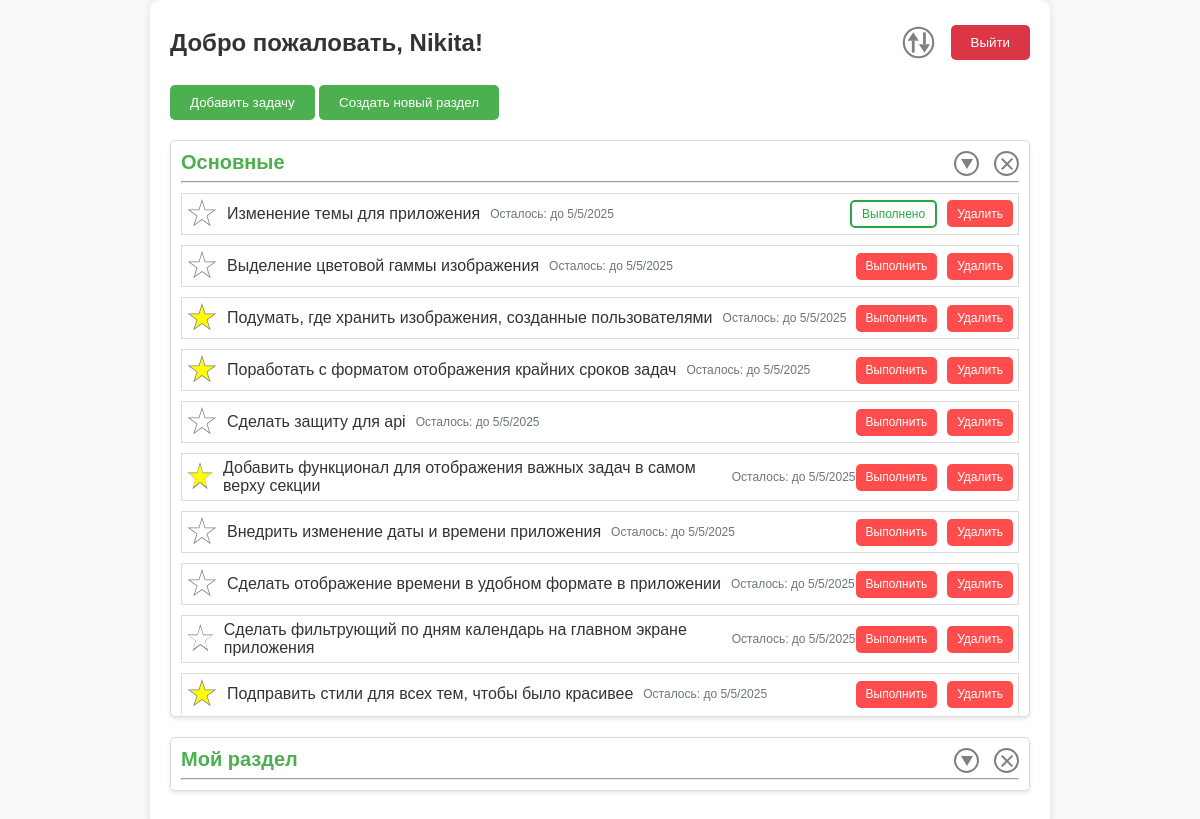
/issue_tracker/main (signed in), run on the app's committed database.
### issue_tracker/models.py (models this page shows, shortened)
class TaskSection(models.Model):
    user = models.ForeignKey(User, on_delete=models.CASCADE)
    title = models.CharField(max_length=100)
    class Meta:
        verbose_name = 'Секция'
        verbose_name_plural = 'Секции'

class Task(models.Model):
    title = models.CharField(max_length=200, verbose_name='Название задачи')
    is_completed = models.BooleanField(default=False, verbose_name='Отметка о выполнении')
    is_important = models.BooleanField(default=False, verbose_name='Отметка о внесении задачи в раздел важных')
    section_id = models.ForeignKey(TaskSection, on_delete=models.CASCADE)
    time_created = models.DateTimeField(auto_now_add=True, verbose_name='Время создания')
    deadline_date = models.DateField(blank=True, null=True, verbose_name='Крайний срок выполнения задачи')
    deadline_time = models.TimeField(blank=True, null=True, verbose_name='Крайнее время выполнения задачи')
    user = models.ForeignKey(User, on_delete=models.CASCADE, related_name='tasks', verbose_name='Пользователь')
    def get_deadline(self):
        if self.deadline_date and self.deadline_time:
            return datetime.datetime.combine(self.deadline_date, self.deadline_time)
        elif self.deadline_date:
            return datetime.datetime.combine(self.deadline_date, datetime.time.min)
        return None
    class Meta:
        verbose_name = 'Задача'
        verbose_name_plural = 'Задачи'

### issue_tracker/views.py (the view, shortened to what this page needs)
# urls.py: path("main", IndexView.as_view(), name="main"),
class IndexView(TemplateView):
    template_name = 'issue_tracker.html'  # Указываем шаблон
    def get_context_data(self, **kwargs):
        context = super().get_context_data(**kwargs)  # Получаем базовый контекст
        context.update(IssueTrackerContext.get_context_for_index_page(self.request))
        return context

### issue_tracker/services.py (called while the page is built)
    @staticmethod
    def get_context_for_index_page(request: Any) -> dict[str, Any]:
        ctx = {
            'sections': DataBaseObjectsProcessing.get_objects_owned_by_user(TaskSection, request.user),
            'tasks': DataBaseObjectsProcessing.get_objects_owned_by_user(Task, request.user),
            "user_settings": DataBaseObjectsProcessing.get_objects_owned_by_user(UserSettings, request.user)[0]
        }
        return ctx

### utils/DataBaseObjectsProcessing.py (called while the page is built)
    @staticmethod
    def get_objects_owned_by_user(model_class: Type, user: Any) -> QuerySet:
        return model_class.objects.filter(user=user)

### issue_tracker/templates/issue_tracker.html (shortened to what this page needs)
<!DOCTYPE html>
{% load static %}
<html lang="ru">
<head>
    <link rel="stylesheet" type="text/css" href="{% static 'issue_tracker/css/main_page.css' %}">
    <link rel="stylesheet" type="text/css" href="{% static 'issue_tracker/css/modal_styles.css' %}">
    <link rel="stylesheet" type="text/css" href="{% static 'issue_tracker/css/delete_section_btn.css' %}">
    <link rel="stylesheet" type="text/css" href="{% static 'issue_tracker/css/toggle_section_btn.css' %}">
    <link rel="stylesheet" type="text/css" href="{% static 'issue_tracker/css/task_deadline.css' %}">
    <link rel="stylesheet" type="text/css" href="{% static 'issue_tracker/css/buttons_for_main_content.css' %}">
    <link rel="stylesheet" type="text/css" href="{% static 'issue_tracker/css/section_content.css' %}">
    <link rel="stylesheet" type="text/css" href="{% static 'issue_tracker/css/task_content.css' %}">
    <link rel="stylesheet" type="text/css" href="{% static 'issue_tracker/css/favorite_buttons.css' %}">
    <link rel="stylesheet" type="text/css" href="{% static 'issue_tracker/css/filter_buttons.css' %}">
    <link rel="stylesheet" type="text/css" href="{% static 'issue_tracker/css/date-picker.css' %}">
    <link id="theme-style" rel="stylesheet" href="{% static 'css/'|add:user_settings.theme|add:'-theme.css' %}">
    <link rel="stylesheet" href="https://cdn.jsdelivr.net/npm/flatpickr/dist/flatpickr.min.css">
</head>
<body>
    <div class="container">
        <div class="header">
            <h1>Добро пожаловать, {{ user.username }}!</h1>
            <div class="buttons-container">
                <button class="filter-button-main">
                    <div class="arrow-up"></div>
                    <div class="arrow-down"></div>
                </button>
                <button class="logout-button" onclick="location.href='{% url 'authorization:profile' %}'">Выйти</button>
            </div>
        </div>
        <button class="add-button" id="openAddTaskModalButton">Добавить задачу</button>
        <button class="add-button" id="openCreateSectionModalButton">Создать новый раздел</button>
        <div id="sectionsContainer">
           {% include 'task_list.html' %}
        </div>
    </div>
</body>
</html>

### issue_tracker/templates/task_list.html (shortened to what this page needs)
{% for section in sections %}
<div class="section" data-section-id="{{ section.id }}">
    <div class="section-header">
        <h2>{{ section.title }}</h2>
        <div class="section-actions">
            <button class="toggle-section-btn"></button>
            <button class="delete-section-btn" data-section-id="{{ section.id }}"></button>
        </div>
    </div>
    <hr>
    <div class="tasks-container">
        {% for task in section.task_set.all %}
        <div class="task-row" data-task-id="{{ task.id }}">
            <div class="task-content">
                <button class="favorite-btn" data-task-id="{{ task.id }}">
                    <div class="inner-star {% if task.is_important %}important{% endif %}"></div>
                </button>
                <span>{{ task.title }}</span>
                {% if task.deadline_date or task.deadline_time %}
                    <span class="task-deadline" data-deadline="{{ task.get_deadline|date:'c' }}">
                    </span>
                {% else %}
                    <span class="task-deadline">Срок не установлен</span>
                {% endif %}
            </div>
            <div class="task-actions">
                 <button class="complete-btn {% if task.is_completed %}completed{% endif %}" data-task-id="{{ task.id }}">
                     {% if task.is_completed %}
                        Выполнено
                     {% else %}
                        Выполнить
                     {% endif %}
                 </button>
                <button class="delete-btn" data-task-id="{{ task.id }}">Удалить</button>
            </div>
        </div>
        {% endfor %}
    </div>
</div>
{% endfor %}

### static/issue_tracker/css/main_page.css (style rules this page uses)
* { margin: 0; padding: 0; box-sizing: border-box; font-family: Arial, sans-serif; }
body { background-color: #f0f0f0; display: flex; justify-content: center; align-items: center; min-height: 100vh; }
.container { width: 900px; background-color: white; padding: 20px; border-radius: 10px; box-shadow: 0 0 10px rgba(0, 0, 0, 0.1); }
.header { display: flex; justify-content: space-between; align-items: center; margin-bottom: 20px; }
.header h1 { font-size: 24px; color: #333; }
.complete-btn { color: white; border: none; padding: 5px 10px; border-radius: 5px; font-size: 12px; cursor: pointer; transition: background-color 0.3s ease; background-color: #28a745; height: 27x; }
.delete-btn { color: white; border: none; padding: 5px 10px; border-radius: 5px; font-size: 12px; cursor: pointer; transition: background-color 0.3s ease; background-color: #dc3545; height: 27px; }
.complete-btn.completed { background-color: white; color: #28a745; border: 2px solid #28a745; }

### static/issue_tracker/css/delete_section_btn.css (style rules this page uses)
.cancel-button, .delete-section-btn { border-radius: 50%; padding: 0.5em; width: 25px; height: 25px; border: 2px solid #808080; color: #808080; position: relative; background-color: transparent; cursor: pointer; }
.cancel-button::before, .delete-section-btn::before { content: ""; position: absolute; top: 50%; left: 50%; transform: translate(-50%, -50%) rotate(45deg); width: 70%; height: 2px; background-color: #808080; transition: transform 0.3s ease; }
.cancel-button::after, .delete-section-btn::after { content: ""; position: absolute; top: 50%; left: 50%; transform: translate(-50%, -50%) rotate(-45deg); width: 70%; height: 2px; background-color: #808080; transition: transform 0.3s ease; }

### static/issue_tracker/css/toggle_section_btn.css (style rules this page uses)
.toggle-section-btn { border-radius: 50%; padding: 0.5em; width: 25px; height: 25px; border: 2px solid #808080; color: #808080; position: relative; background-color: transparent; cursor: pointer; }
.toggle-section-btn::before { content: ""; position: absolute; top: 50%; left: 50%; transform: translate(-50%, -50%) rotate(0deg); width: 0; height: 0; border-left: 6px solid transparent; border-right: 6px solid transparent; border-top: 10px solid #808080; transition: transform 0.3s ease; }

### static/issue_tracker/css/task_deadline.css (style rules this page uses)
.task-deadline { font-size: 12px; color: #6c757d; margin-left: 10px; white-space: nowrap; }

### static/issue_tracker/css/buttons_for_main_content.css (style rules this page uses)
.logout-button { background-color: #dc3545; color: white; border: none; padding: 10px 20px; border-radius: 5px; cursor: pointer; transition: background-color 0.3s ease; margin-left: 10px; }
.add-button { background-color: #28a745; color: white; border: none; padding: 10px 20px; border-radius: 5px; cursor: pointer; transition: background-color 0.3s ease; margin-bottom: 20px; }

### static/issue_tracker/css/section_content.css (style rules this page uses)
.section { background-color: #fff; border: 1px solid #ddd; border-radius: 5px; padding: 10px; padding-bottom: 0px; margin-bottom: 20px; box-shadow: 0 2px 4px rgba(0, 0, 0, 0.1); }
.section-header { display: flex; justify-content: space-between; margin-bottom: 5px; }
.section-actions { display: flex; gap: 15px; }
.section-header h2 { font-size: 20px; margin: 0; font-weight: bold; }

### static/issue_tracker/css/task_content.css (style rules this page uses)
.tasks-container { margin-top: 10px; }
.task-row { display: flex; justify-content: space-between; align-items: center; margin-bottom: 10px; padding: 5px; border-bottom: 1px solid #ddd; }
.task-row:last-child { border-bottom: none; margin-bottom: 2px; }
.task-content { display: flex; align-items: center; }
.task-content span { margin-left: 10px; }
.task-actions { display: flex; gap: 10px; }

### static/issue_tracker/css/favorite_buttons.css (style rules this page uses)
.favorite-btn { width: 30px; height: 30px; background-color: grey; clip-path: polygon( 50% 0%, 61% 35%, 98% 35%, 68% 57%, 79% 91%, 50% 70%, 21% 91%, 32% 57%, 2% 35%, 39% 35% ); position: relative; cursor: pointer; transition: all 0.3s ease; border: 0; }
.inner-star { width: 25px; height: 25px; background-color: white; clip-path: polygon( 50% 0%, 61% 35%, 98% 35%, 68% 57%, 79% 91%, 50% 70%, 21% 91%, 32% 57%, 2% 35%, 39% 35% ); position: absolute; top: 50%; left: 50%; transform: translate(-50%, -50%); transition: background-color 0.3s ease; }
.inner-star.important { background-color: yellow; }

### static/css/light-theme.css (style rules this page uses)
body { background-color: #f9f9f9; color: #333; }
.add-button { background-color: #4CAF50; color: white; }
.section-header h2 { color: #4CAF50; }
.task-row { background-color: #ffffff; border: 1px solid #ddd; }
.task-actions button { background-color: #ff4d4d; color: white; }
.favorite-btn .inner-star { color: gold; }

### data on the page
TaskSection: title "Основные"
Task: is_important False (drawn), title "Изменение темы для приложения", is_completed "Выполнено"
Task: is_important False (drawn), title "Выделение цветовой гаммы изображения", is_completed "Выполнить"
Task: is_important True (drawn), title "Подумать, где хранить изображения, созданные пользователями", is_completed "Выполнить"
Task: is_important True (drawn), title "Поработать с форматом отображения крайних сроков задач", is_completed "Выполнить"
Task: is_important False (drawn), title "Сделать защиту для api", is_completed "Выполнить"
Task: is_important True (drawn), title "Добавить функционал для отображения важных задач в самом верху секции", is_completed "Выполнить"
Task: is_important False (drawn), title "Внедрить изменение даты и времени приложения", is_completed "Выполнить"
Task: is_important False (drawn), title "Сделать отображение времени в удобном формате в приложении", is_completed "Выполнить"
Task: is_important False (drawn), title "Сделать фильтрующий по дням календарь на главном экране приложения", is_completed "Выполнить"
Task: is_important True (drawn), title "Подправить стили для всех тем, чтобы было красивее", is_completed "Выполнить"
TaskSection: title "Мой раздел"

### other printed values
{{ user.username }} "Nikita"
